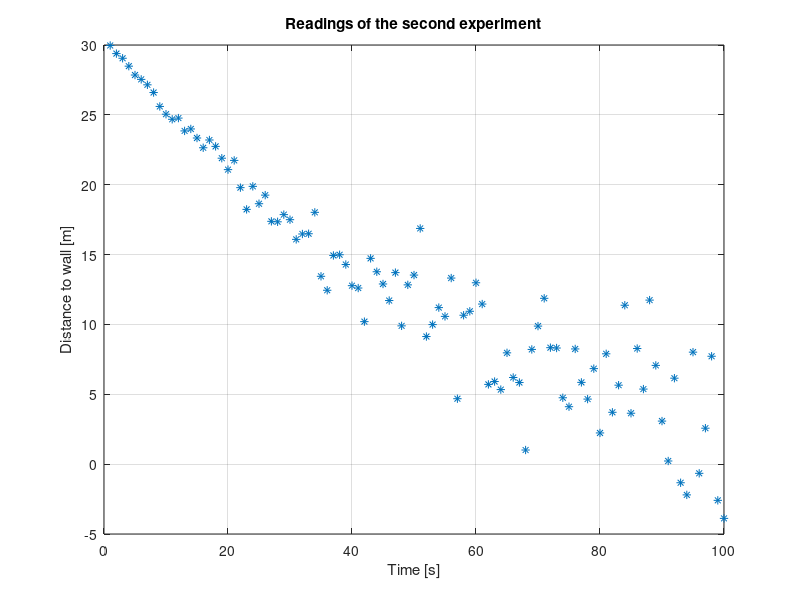
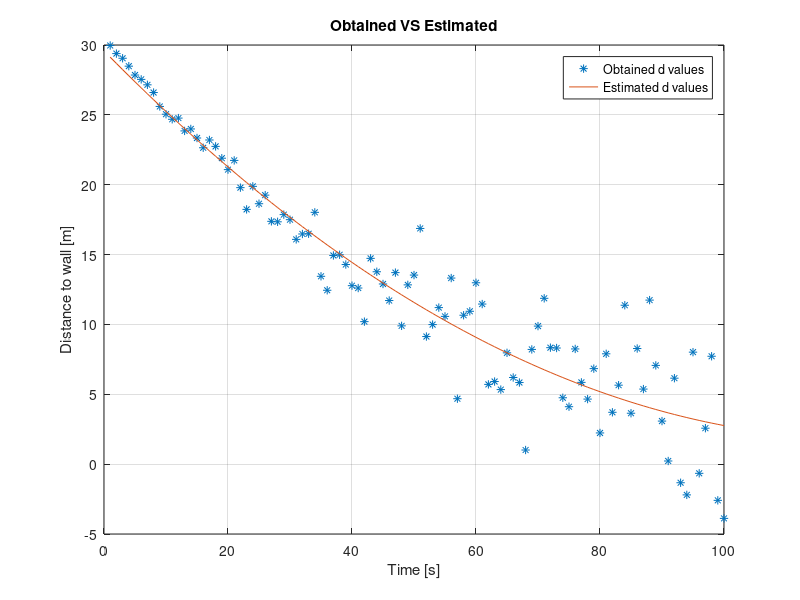
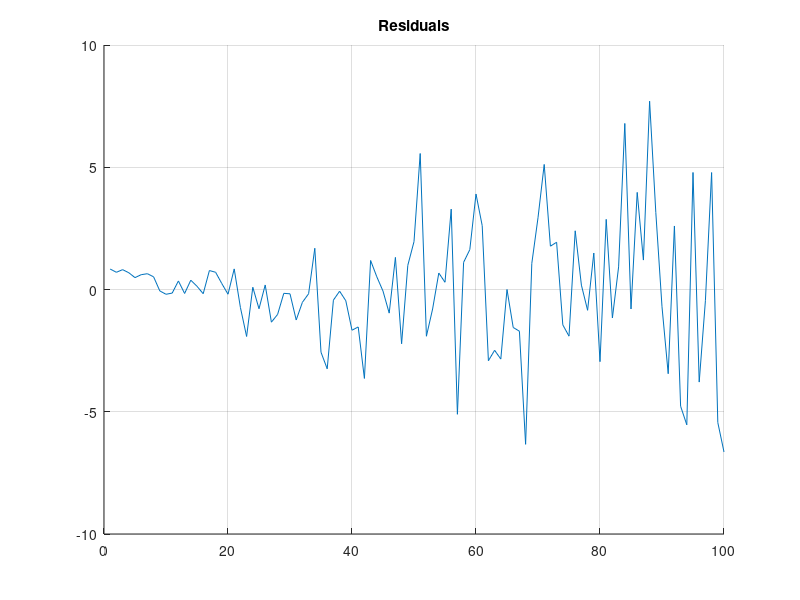
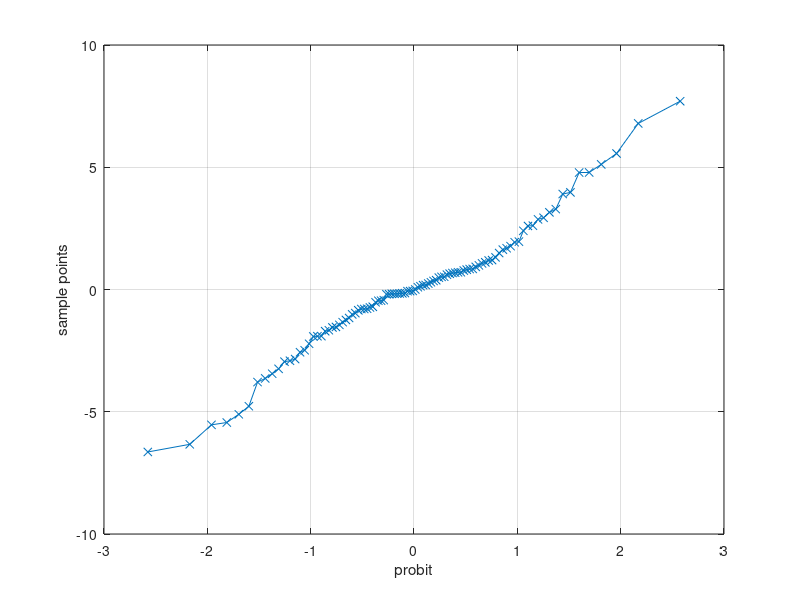

These charts were generated, in order, by the following MATLAB code: (Note: this script raises an error after producing the figures.)
% =========================================================================
%                       Manuel Santos   2019231352
% =========================================================================

clear
close all
clc

% =============== A) ===============
% Load given values
load('./test2.mat')

% Plot given values
figure
plot(d,'*')
title('Readings of the second experiment'); grid on;
xlabel('Time [s]');ylabel('Distance to wall [m]')

m = 100; % 100 observations
n = 3; % 3 model parameters


% =============== B) ===============
% Create Ti, to insert in G
time = 0.1:0.1:10;

% Create matrix G
G = ones(size(d,1),3);
G(:,2) = time(:);
G(:,3) = (time(:).^2)/2;

% Calculate mL2 values
m_l2 = pinv(G'*G)*G'*d;

% Show estimated d values
figure
d_est = G*m_l2;
plot(d,'*')
xlabel('Time [s]');ylabel('Distance to wall [m]')
hold on; grid on;
plot(d_est);
title('Obtained VS Estimated');
legend('Obtained d values','Estimated d values')

% Calculate residues
residuals = d-d_est;
figure; grid on; hold on;
plot(residuals);
title('Residuals');

% Quantile-quantile test for residuals
figure
qqplot(sort(residuals)); grid on;


% =============== C) ===============
% Calcular desvio padrão estimado
dof = m-n;
s = vecnorm(residuals)/sqrt(dof);
s_i = time.*s;

% Calculate parameters with weighted expressions
W = diag(1./s_i);
GW = W*G;
dW = W*d;
m_l2_W = pinv(GW'*GW)*GW'*dW;
d_est_W = G*m_l2_W;
residuals_W = dW - GW*m_l2_W; % same as (d-G*m_l2_W)_i./sigma_i'

% Plot estimated d values vs original ones
figure; hold on; grid on;
plot(d,'*');plot(d_est); plot(d_est_W);
xlabel('Time [s]');ylabel('Distance to wall [m]')
title('Obtained VS Estimated VS Estimated Weighted');
legend('Obtained d values','Estimated non weighted d values','Estimated weighted d values')

% Quantile-quantile test for weighted residues
figure
qqplot(sort(residuals_W)); grid on;

% Residues before and after weighting
figure;hold on; grid on;
plot(residuals); plot(residuals_W)
title('Residuals comparison')
legend('Before weighted','After weighted','Location','northwest')


% =============== D) ===============
% res_2 = residuals_W.^2;
% xobs = sum(res_2,1);
% p = 1-cdf('Chisquare', xobs, m-n);


% =============== E) ===============
% Calculate covariance matrix with s approximation
C = (s.^2).*inv(GW'*GW);

% Calculate intervals
intervals = 1.96*(diag(sqrt(C)));

% Show confidence intervals
m_l2_plus = m_l2_W + intervals;
m_l2_minus = m_l2_W - intervals;
figure
colors = ["#0072BD","#D95319","#EDB120"];
legs = ["d0 [m]","v0 [m/s]","a0 [m/s^2]"];
lims = [[28 33];[-6 -4];[0 1]];
for j=1:3
    subplot(3,1,j);
    plot(m_l2_W(j),'o','MarkerEdgeColor','k','MarkerFaceColor',colors(j));
    grid on; hold on;
    plot(m_l2_plus(j),'_k'); plot(m_l2_minus(j),'_k');
    plot([1,1],[m_l2_minus(j),m_l2_plus(j)],'--k');
    legend(legs(j),'Location','eastoutside');
    xlim([0 2]); ylim(lims(j,:));
end
sgtitle('Estimated motion parameters with confidence intervals');
